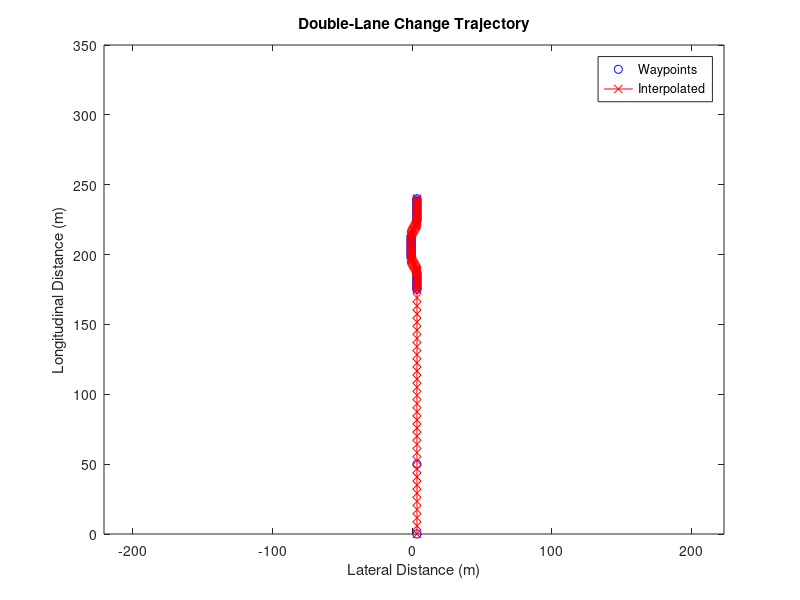
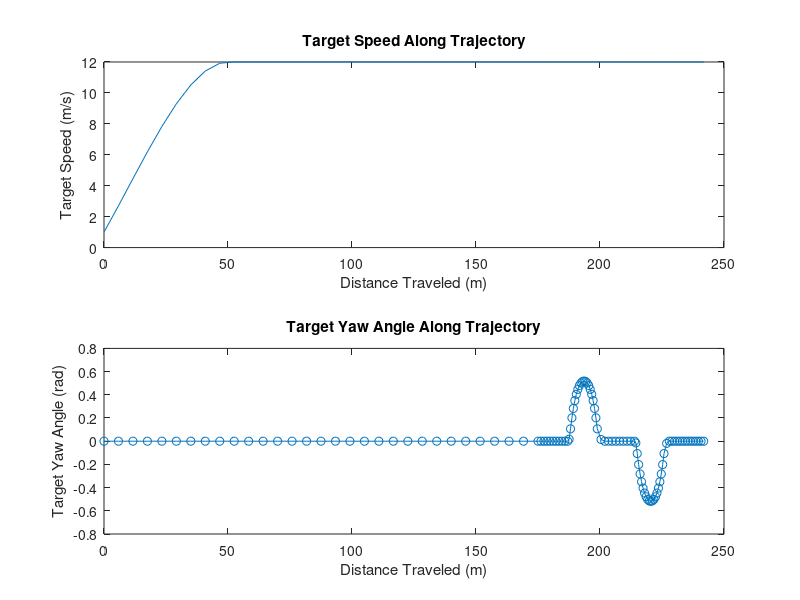

The MATLAB script that drew these images, in order:
function sm_car_trajectory_double_lane_change
% Function to construct double-lane change maneuver
% Copyright 2018-2020 The MathWorks, Inc.

cd(fileparts(which(mfilename)))
% Parameters for trajectory
maneuver_lateral_offset    = -3.35; % m
cone_set_lat_separation    = 4.2;   % m

% Longitudinal gate locations (m)
gate0       = 0;     % Start 

gate1       = 175;   % Entry 1st set of cones
gate2       = 187;   % Exit  1st set of cones

gate3       = 198;   % Entry 2nd set of cones
gate4       = 213;   % Exit  2nd set of cones

gate5       = 224;   % Entry 3rd set of cones
gate6       = 240;   % Entry 3rd set of cones

gate7       = 350;   % End

v_lc        = 12;     % Speed during lane change (m/s)
x_testv     = 50;    % Distance when target speed is reached (m)

% Assemble waypoints, foundation for interpolation
x_waypoints =  [gate0 x_testv   gate1:1:gate2              gate3:1:gate4              gate5:1:gate6             ];
y_waypoints =  [0     0         zeros(1,gate2-gate1+1)     ones(1,gate4-gate3+1)      zeros(1,gate6-gate5+1)    ]*cone_set_lat_separation+maneuver_lateral_offset;
vx_waypoints = [1     v_lc      v_lc*ones(1,gate2-gate1+1) v_lc*ones(1,gate4-gate3+1) v_lc*ones(1,gate6-gate5+1)];

% Construct query points for interpolation
x_new  = [...
    gate0:(gate1-gate0)/30: (gate1-(gate1-gate0)/30) ...
    gate1:(gate2-gate1)/10: (gate2-(gate2-gate1)/10) ...
    gate2:(gate3-gate2)/20: (gate3-(gate3-gate2)/20) ...
    gate3:(gate4-gate3)/10: (gate4-(gate4-gate3)/10) ...
    gate4:(gate5-gate4)/20: (gate5-(gate5-gate4)/20) ...
    gate5:(gate6-gate5)/15: (gate6-(gate6-gate5)/15) ...
    gate6:(gate7-gate6)/10: (gate7)];

% Interpolate to get lateral distance and speed
y_new  = interp1(x_waypoints, y_waypoints,  x_new, 'pchip');
vx_new = interp1(x_waypoints, vx_waypoints, x_new, 'pchip');

% Plot waypoints and interpolated trajectory
fig_handle_name = 'h1_sm_car_double_lane_change';

handle_var = evalin('base',['who(''' fig_handle_name ''')']);
if(isempty(handle_var))
    evalin('base',[fig_handle_name ' = figure(''Name'', ''' fig_handle_name ''');']);
elseif ~isgraphics(evalin('base',handle_var{:}))
    evalin('base',[fig_handle_name ' = figure(''Name'', ''' fig_handle_name ''');']);
end
figure(evalin('base',fig_handle_name))
clf(evalin('base',fig_handle_name))

plot(-y_waypoints,x_waypoints,'bo');
hold on
plot(-y_new,x_new,'r-x')
hold off
xlabel('Lateral Distance (m)')
ylabel('Longitudinal Distance (m)');
title('Double-Lane Change Trajectory');
legend({'Waypoints','Interpolated'},'Location','Best');
axis equal

% Calculate distance traveled
xTrajectory_new = [0 cumsum(sqrt((diff(x_new)).^2+diff(y_new).^2))];

fig_handle_name = 'h2_sm_car_double_lane_change';

handle_var = evalin('base',['who(''' fig_handle_name ''')']);
if(isempty(handle_var))
    evalin('base',[fig_handle_name ' = figure(''Name'', ''' fig_handle_name ''');']);
elseif ~isgraphics(evalin('base',handle_var{:}))
    evalin('base',[fig_handle_name ' = figure(''Name'', ''' fig_handle_name ''');']);
end
figure(evalin('base',fig_handle_name))
clf(evalin('base',fig_handle_name))
subplot(211)
plot(xTrajectory_new,vx_new)
xlabel('Distance Traveled (m)');
ylabel('Target Speed (m/s)');
title('Target Speed Along Trajectory');

% Calculate target yaw angle (rad)
yaw_interval = 2; % 10
aYaw_new = atan2(...
    y_new(yaw_interval+1:end)-y_new(1:end-yaw_interval),...
    x_new(yaw_interval+1:end)-x_new(1:end-yaw_interval));

%aYaw_new = atan2(...
%    y_new(yaw_interval+1:end)-y_new(1:end-yaw_interval),...
%    x_new(yaw_interval+1:end)-x_new(1:end-yaw_interval));


aYaw_new = [repmat(aYaw_new(1),1,yaw_interval) aYaw_new];

subplot(212)
plot(xTrajectory_new,aYaw_new,'-o')
xlabel('Distance Traveled (m)');
ylabel('Target Yaw Angle (rad)');
title('Target Yaw Angle Along Trajectory');

% Assign parameters for trajectory definition
x.Value = x_new;
x.Units = 'm';
x.Comments = '';

y.Value = y_new;
y.Units = 'm';
y.Comments = '';

z.Value = zeros(size(x_new));
z.Units = 'm';
z.Comments = '';

xTrajectory.Value = xTrajectory_new;
xTrajectory.Units = 'm';
xTrajectory.Comments = 'Distance traveled';

vx.Value = vx_new;
vx.Units = 'm/s';
vx.Comments = 'Vehicle speed along direction of travel';

aYaw.Value = aYaw_new;
aYaw.Units = 'rad';
aYaw.Comments = 'Yaw Angle, non-wrapping';

save Double_Lane_Change_trajectory_default x y z vx aYaw xTrajectory 

